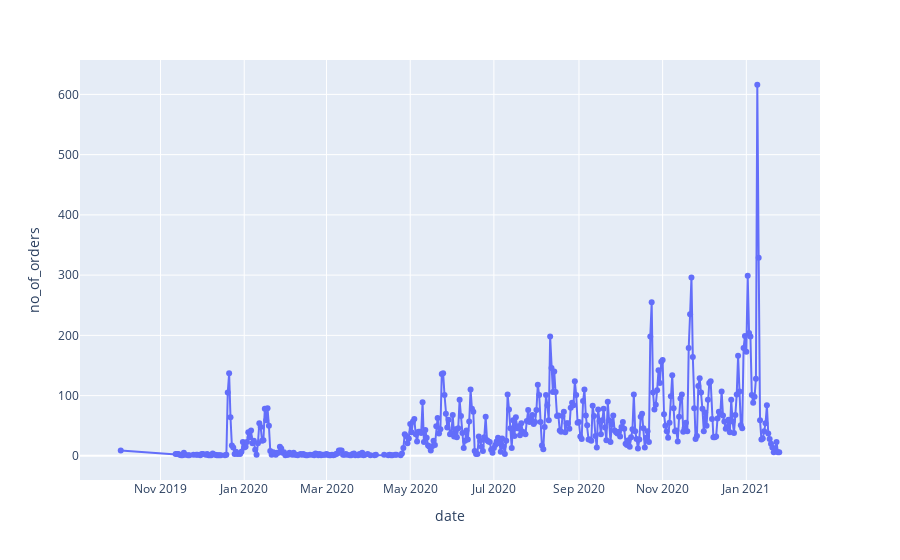

Notebook code cell kept with this figure:
### Code cell
fig = px.line(order_on_date, x='date', y='no_of_orders', markers=True)
fig.show()

### Figure 1 — Plotly figure (JSON) as saved in the notebook; plotly's stock layout.template omitted (floating-point values rounded to 4 significant figures; data arrays with more than 128 entries replaced by an {"elided": "..."} marker saying what was removed)
{"data": [{"hovertemplate": "date=%{x}<br>no_of_orders=%{y}<extra></extra>", "legendgroup": "", "line": {"color": "#636efa", "dash": "solid"}, "marker": {"symbol": "circle"}, "mode": "lines+markers", "name": "", "orientation": "v", "showlegend": false, "type": "scatter", "x": {"elided": "414 str values"}, "xaxis": "x", "y": {"elided": "414 int values"}, "yaxis": "y"}], "layout": {"legend": {"tracegroupgap": 0}, "margin": {"t": 60}, "xaxis": {"anchor": "y", "domain": [0, 1], "title": {"text": "date"}}, "yaxis": {"anchor": "x", "domain": [0, 1], "title": {"text": "no_of_orders"}}}}
